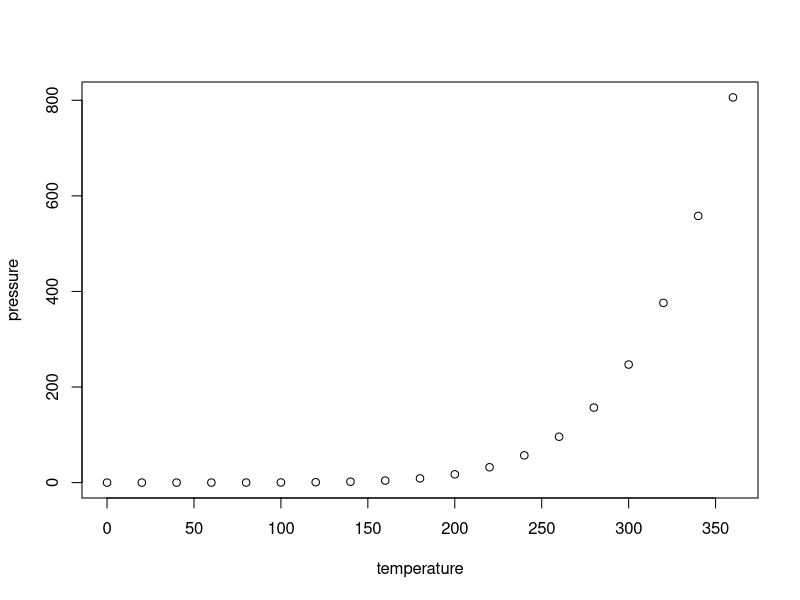
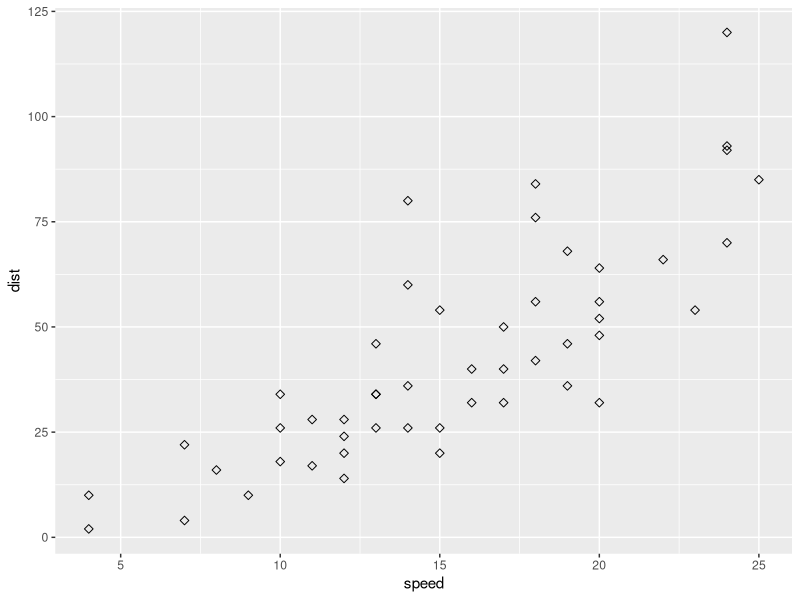

Recreate these plots in R, in order.
## ---- chunk 1
knitr::opts_chunk$set(echo = TRUE)
## ---- chunk 2
library(rmarkdown)
library(knitr)
## ---- chunk 3
summary(cars)
## ---- chunk 4
plot(pressure)
## ---- chunk 5
library("ggplot2")
p <- ggplot2::ggplot(data = cars, mapping = aes(x = speed, y = dist)) + geom_point(size=2, shape=23)
## ---- chunk 6
p
